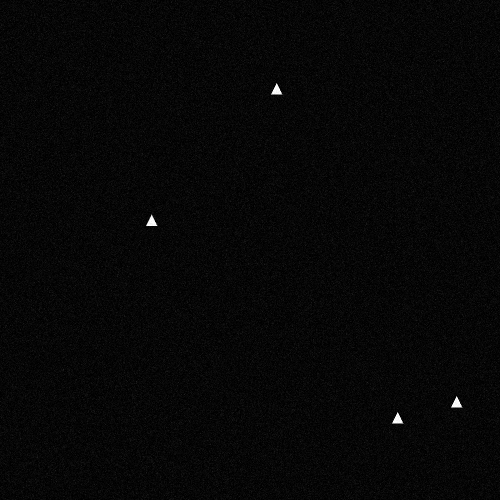
#> input picture test/X1/x1.png, 1000 x 1000 px, found by its file name (shown at 1/2 size); its folder holds only this picture in this run
$ jupyter execute --allow-errors get_centers.ipynb   (shell and % lines are left out)
#> lines starting #> are read from the running program, lines starting #| are printed output that depends on the picture
#> further down, B is the input picture: shape (1000, 1000) float32; min 0, max 1, mean 0.0259
#> `F = np.log(np.abs(Btshift) + 1)`:
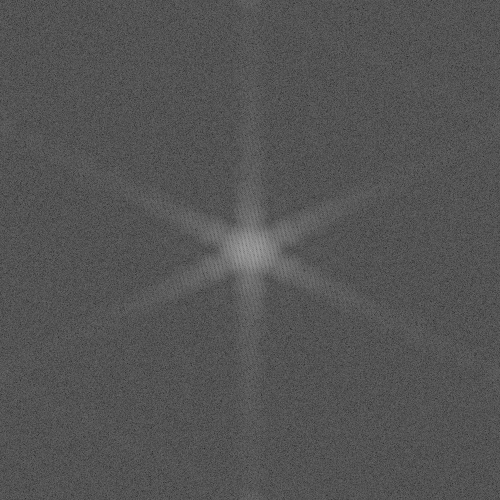
#> F: shape (1000, 1000) float64 (shown at 1/2 size); min 0.0903, max 10.16, mean 3.42; drawn with min black and max white
#> `R2 = np.power(X,2) + np.power(Y,2)`:
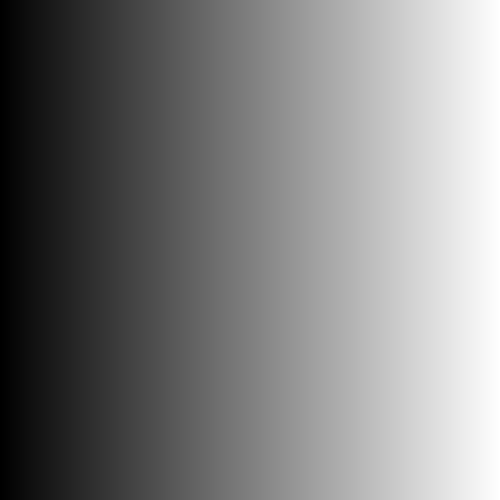
#> X: shape (1000, 1000) float64 (shown at 1/2 size); min -500, max 499, mean -0.5; drawn with min black and max white
#> `R2 = np.power(X,2) + np.power(Y,2)`:
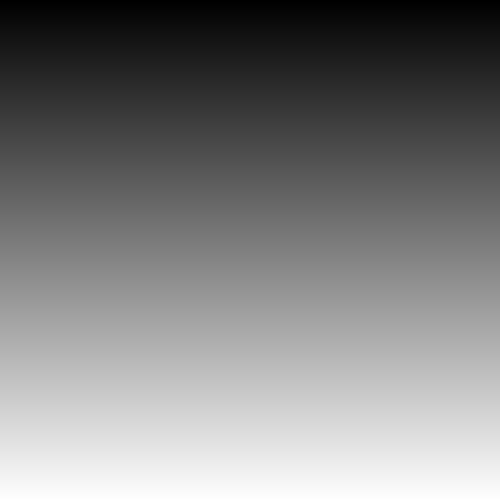
#> Y: shape (1000, 1000) float64 (shown at 1/2 size); min -500, max 499, mean -0.5; drawn with min black and max white
#> `Bfilt = np.fft.ifft2(Btfilt).real`:
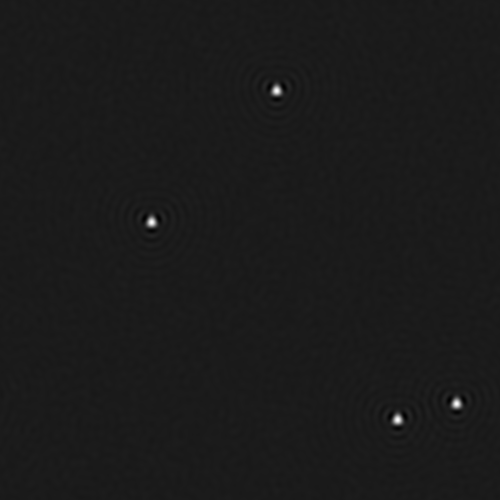
#> Bfilt: shape (1000, 1000) float64 (shown at 1/2 size); min -0.109, max 1.16, mean 0.0259; drawn with min black and max white
#> `plt.savefig(os.path.join('python', 'ex1_x' + str(imidx + 1) + '.png'))`:
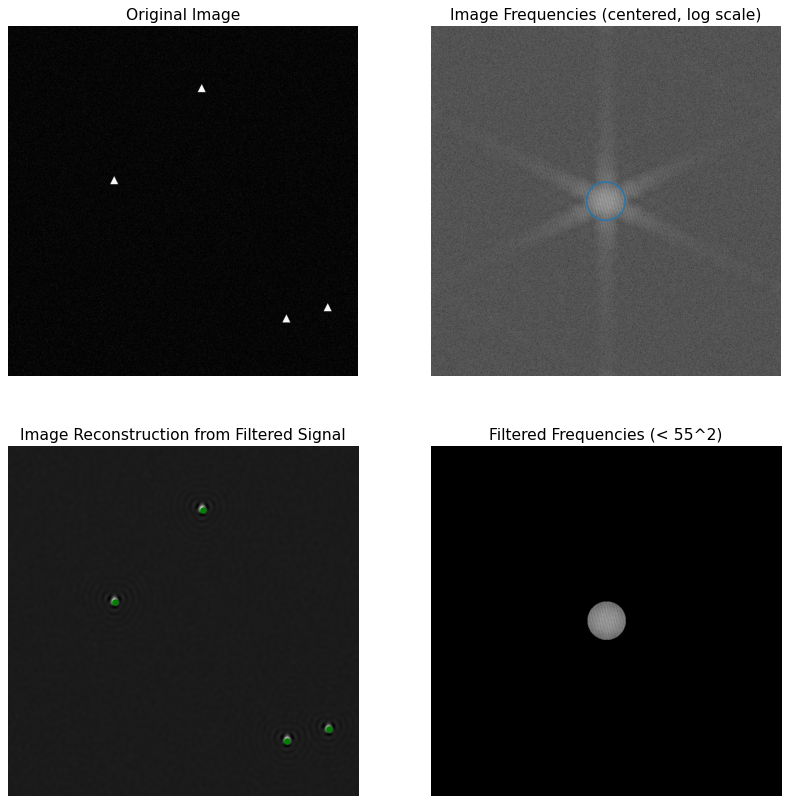
#> figure drawn by matplotlib, 4 panels
[cell 1]
#@title Default title text

# token = "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"
token = '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'
username = "AI-Dynamics"
repo = "stable_vision"


%cd {repo}

[cell 2]
%cd /content/stable_vision/

[cell 3]
from matplotlib.image import imread
import numpy as np
import matplotlib.pyplot as plt
import os
import ast

plt.rcParams['figure.figsize'] = [15, 15] #[50, 50] #
plt.rcParams.update({'font.size': 14})
plt.rcParams["font.family"] = "Times"

#> (a cell that did not finish here is left out)
